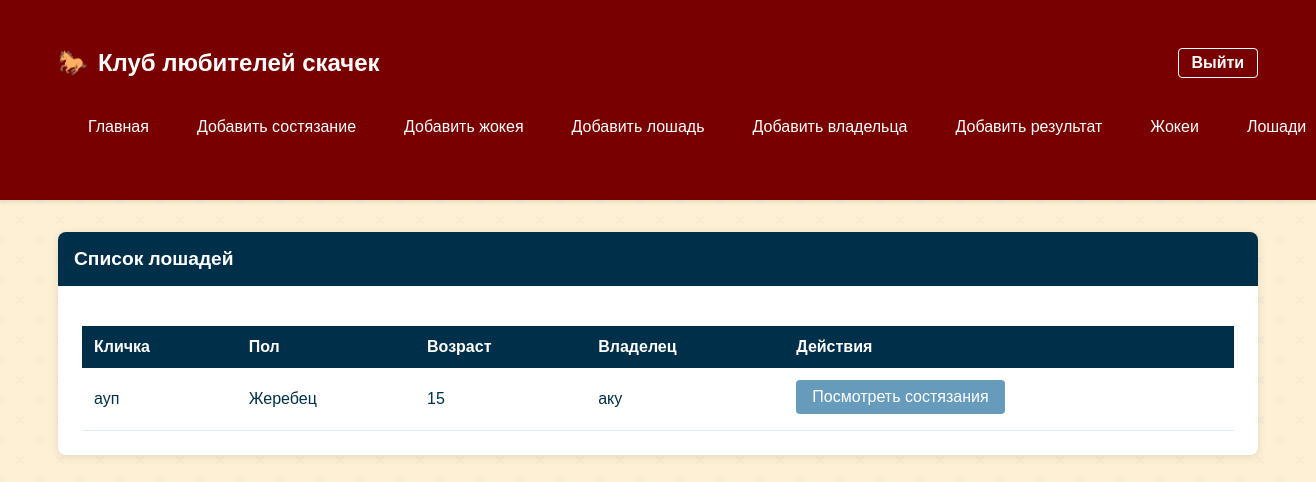
Page /horses (signed in) on the committed database.
### horse_racing_app/models.py (models this page shows)
class Horse(db.Model):
    __tablename__ = 'horses'
    id = db.Column(db.Integer, primary_key=True)
    name = db.Column(db.String(100), nullable=False)
    gender = db.Column(db.String(10), nullable=False)
    age = db.Column(db.Integer, nullable=False)
    owner_id = db.Column(db.Integer, db.ForeignKey('owners.id'), nullable=False)
    results = db.relationship('Result', backref='horse', lazy=True)

class Owner(db.Model):
    __tablename__ = 'owners'
    id = db.Column(db.Integer, primary_key=True)
    name = db.Column(db.String(100), nullable=False)
    address = db.Column(db.String(200), nullable=False)
    phone = db.Column(db.String(20), nullable=False)
    horses = db.relationship('Horse', backref='owner', lazy=True)

### horse_racing_app/app.py (the view)
@app.route('/horses')
def horses_list():
    horses = Horse.query.all()
    return render_template('horses_list.html', horses=horses)

### horse_racing_app/app.py (called while the page is built)
@login_manager.user_loader
def load_user(user_id):
    return User.query.get(int(user_id))

### horse_racing_app/templates/horses_list.html (shortened to what this page needs)
{% extends "base.html" %}
{% block content %}
<div class="card">
    <div class="card-header">Список лошадей</div>
    <div class="card-body">
        <table class="table">
            <thead>
                <tr>
                    <th>Кличка</th>
                    <th>Пол</th>
                    <th>Возраст</th>
                    <th>Владелец</th>
                    <th>Действия</th>
                </tr>
            </thead>
            <tbody>
                {% for horse in horses %}
                <tr>
                    <td>{{ horse.name }}</td>
                    <td>{{ 'Жеребец' if horse.gender == 'male' else 'Кобыла' }}</td>
                    <td>{{ horse.age }}</td>
                    <td>{{ horse.owner.name }}</td>
                    <td>
                        <a href="{{ url_for('horse_competitions', horse_id=horse.id) }}" class="btn">
                            Посмотреть состязания
                        </a>
                    </td>
                </tr>
                {% endfor %}
            </tbody>
        </table>
    </div>
</div>
{% endblock %}

### horse_racing_app/static/style.css (style rules this page uses)
:root { --color-primary: #780000; --color-secondary: #c1121f; --color-background: #fdf0d5; --color-dark: #003049; --color-accent: #669bbc; }
body { background-color: var(--color-background); color: var(--color-dark); font-family: 'Arial', sans-serif; margin: 0; padding: 0; }
.card { background: white; border-radius: 8px; box-shadow: 0 2px 10px rgba(0, 0, 0, 0.1); margin-bottom: 2rem; overflow: hidden; }
.card-header { background-color: var(--color-dark); color: white; padding: 1rem; font-size: 1.2rem; font-weight: bold; }
.card-body { padding: 1.5rem; }
.btn { display: inline-block; padding: 0.5rem 1rem; background-color: var(--color-accent); color: white; text-decoration: none; border-radius: 4px; border: none; cursor: pointer; transition: background-color 0.3s; }
.table { width: 100%; border-collapse: collapse; margin-top: 1rem; }
.table th, .table td { padding: 0.75rem; text-align: left; border-bottom: 1px solid #ddd; }
.table th { background-color: var(--color-accent); color: white; }
.btn { transition: all 0.3s ease; position: relative; overflow: hidden; }
.card { transition: transform 0.3s ease, box-shadow 0.3s ease; border: none; }
.card { animation: fadeIn 0.5s ease-out; }
.table th { background-color: var(--color-dark); color: white; border: none; }
.table td { border-color: rgba(102, 155, 188, 0.2); }

### rows in the picture
Horse: name "ауп", gender "Жеребец", age "15", owner.name "аку"
